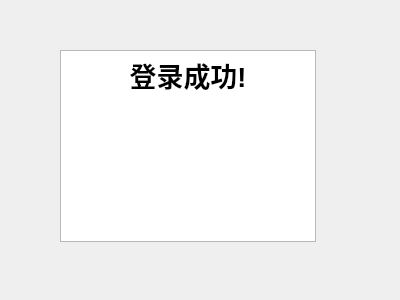
<?xml version="1.0" encoding="UTF-8"?>
<ui version="4.0">
 <class>Welcome</class>
 <widget class="QWidget" name="Welcome">
  <property name="geometry">
   <rect>
    <x>0</x>
    <y>0</y>
    <width>400</width>
    <height>300</height>
   </rect>
  </property>
  <property name="windowTitle">
   <string>Form</string>
  </property>
  <widget class="QTextBrowser" name="textBrowser">
   <property name="geometry">
    <rect>
     <x>60</x>
     <y>50</y>
     <width>256</width>
     <height>192</height>
    </rect>
   </property>
   <property name="html">
    <string>&lt;!DOCTYPE HTML PUBLIC &quot;-//W3C//DTD HTML 4.0//EN&quot; &quot;http://www.w3.org/TR/REC-html40/strict.dtd&quot;&gt;
&lt;html&gt;&lt;head&gt;&lt;meta name=&quot;qrichtext&quot; content=&quot;1&quot; /&gt;&lt;style type=&quot;text/css&quot;&gt;
p, li { white-space: pre-wrap; }
&lt;/style&gt;&lt;/head&gt;&lt;body style=&quot; font-family:'SimSun'; font-size:9pt; font-weight:400; font-style:normal;&quot;&gt;
&lt;p align=&quot;center&quot; style=&quot; margin-top:0px; margin-bottom:0px; margin-left:0px; margin-right:0px; -qt-block-indent:0; text-indent:0px;&quot;&gt;&lt;span style=&quot; font-size:20pt; font-weight:600;&quot;&gt;登录成功!&lt;/span&gt;&lt;/p&gt;&lt;/body&gt;&lt;/html&gt;</string>
   </property>
  </widget>
 </widget>
 <resources/>
 <connections/>
</ui>
